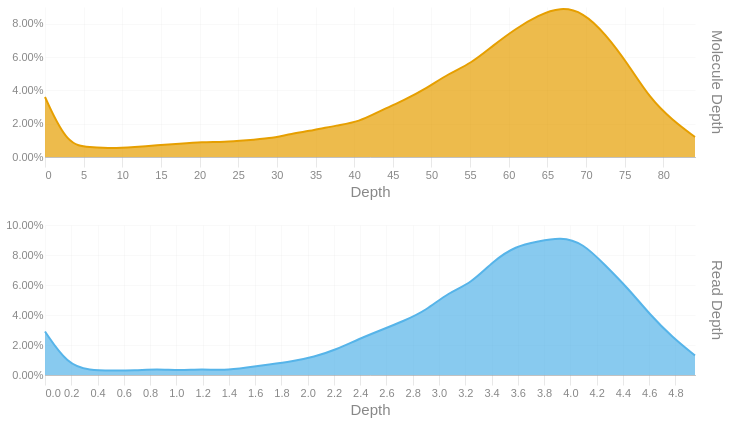

Source (notebook cell):
### Code cell
readdep = depth_hist(tb['Read Depth'], q99, 3)
readdep = readdep.with_columns(pl.lit('Read Depth').alias('Metric'))
if not SKIPLR:
    moldep = depth_hist(tb['Molecule Depth'], mol_q99, 1)
    moldep = moldep.with_columns(pl.lit('Molecule Depth').alias('Metric'))
    _hist = pl.concat([readdep, moldep])
    _hist = _hist.filter(pl.col('Proportion') != 0)
    with SafeRender(_hist):
        (
            alt.Chart(_hist)        
            .mark_area(interpolate = "basis")
            .encode(
                x=alt.X('Bin:Q').scale(domainMin=0).axis(alt.Axis(title='Depth')),
                y = alt.Y('Proportion:Q', title = None).axis(format = '.2%'),
                color = alt.Color('Metric:N').legend(None),
                row = alt.Row("Metric:N").header(title = None, labelOrient = 'right'),
                tooltip = [
                    alt.Tooltip("Metric:N", title = "Metric"),
                    alt.Tooltip('Interval:N', title = "Depth Interval"),
                    alt.Tooltip('Proportion:Q', title = "% Alignments").format('.2%')
                ]
            )
            .resolve_scale(x='independent', y='independent')
            .properties(
                height = 150, width = 650,
                usermeta={'embedOptions': {'downloadFileName': f'{samplename}.depth.hist'}}
            )
        ).display()
else:
    readdep = readdep.filter(pl.col('Proportion') != 0)
    with SafeRender(readdep):
        (
            alt.Chart(readdep)        
            .mark_area(interpolate = "basis")
            .encode(
                x=alt.X('Bin:Q').scale(domainMin=0).axis(alt.Axis(title='Depth')),
                y = alt.Y('Proportion:Q', title = None).axis(format = '.2%'),
                tooltip = [
                    alt.Tooltip('Interval:N', title = "Depth Interval"),
                    alt.Tooltip('Proportion:Q', title = "% Alignments").format('.2%')
                ]
            )
            .properties(
                usermeta={'embedOptions': {'downloadFileName': f'{samplename}.depth.hist'}}
            )
        ).display()

### Figure 1 — Vega-Lite specification as saved in the notebook (floating-point values rounded to 4 significant figures)
{"width": 650, "height": 150, "config": {"title": {"anchor": "start", "dy": -15, "fontSize": 18, "color": "#888888", "subtitleColor": "#888888", "subtitleFontSize": 14}, "arc": {"fill": "#0072B2"}, "axis": {"domainColor": "#888888", "domainWidth": 0.5, "gridWidth": 0.2, "grid": false, "titleFontWeight": 400, "titleFontSize": 15, "labelFontSize": 11, "labelColor": "#888888", "tickColor": "#888888", "tickWidth": 0.2, "titleColor": "#888888"}, "axisBand": {"grid": false}, "axisX": {"grid": true, "tickSize": 10, "domainCap": "round"}, "axisY": {"domain": false, "grid": true, "tickSize": 0, "domainCap": "round"}, "background": "transparent", "header": {"labelFontSize": 15, "labelColor": "#888888", "titleFontSize": 15, "titleFontWeight": 600, "titleColor": "#888888"}, "legend": {"labelFont": "sans-serif", "labelFontSize": 12, "labelColor": "#888888", "symbolSize": 100, "symbolType": "circle", "titleFontSize": 12, "titlePadding": 10, "titleColor": "#888888", "title": null}, "range": {"category": ["#E69F00", "#56B4E9", "#009E73", "#F0E442", "#0072B2", "#D55E00", "#CC79A7", "#000000"], "diverging": ["#cfe8f3", "#a2d4ec", "#73bfe2", "#46abdb", "#1696d2", "#12719e"]}, "area": {"fill": "#0072B2", "fillOpacity": 0.7, "line": true, "strokeOpacity": 0.7}, "line": {"color": "#0072B2", "stroke": "#0072B2", "strokeWidth": 2}, "trail": {"color": "#0072B2", "stroke": "#0072B2", "strokeWidth": 0, "size": 1}, "point": {"filled": true, "fillOpacity": 1.0, "size": 95}, "text": {"color": "#888888", "fontSize": 11, "align": "right", "fontWeight": 400, "size": 11}, "bar": {"fill": "#0072B2", "stroke": null}, "view": {"stroke": null, "continuousWidth": 660, "continuousHeight": 400}}, "data": {"name": "data-ba12c8949846e71e2f8bb8ba6bce4c6f"}, "mark": {"type": "area", "interpolate": "basis"}, "encoding": {"color": {"field": "Metric", "legend": null, "type": "nominal"}, "row": {"field": "Metric", "header": {"title": null, "labelOrient": "right"}, "type": "nominal"}, "tooltip": [{"field": "Metric", "title": "Metric", "type": "nominal"}, {"field": "Interval", "title": "Depth Interval", "type": "nominal"}, {"field": "Proportion", "format": ".2%", "title": "% Alignments", "type": "quantitative"}], "x": {"axis": {"title": "Depth"}, "field": "Bin", "scale": {"domainMin": 0}, "type": "quantitative"}, "y": {"axis": {"format": ".2%"}, "field": "Proportion", "title": null, "type": "quantitative"}}, "resolve": {"scale": {"x": "independent", "y": "independent"}}, "usermeta": {"embedOptions": {"downloadFileName": "S5_Connecticut_976.depth.hist"}}, "$schema": "https://vega.github.io/schema/vega-lite/v6.1.0.json", "datasets": {"data-ba12c8949846e71e2f8bb8ba6bce4c6f": [{"Bin": 0.0, "Interval": "0.0-0.171", "Proportion": 0.029, "Metric": "Read Depth"}, {"Bin": 0.171, "Interval": "0.171-0.341", "Proportion": 0.007, "Metric": "Read Depth"}, {"Bin": 0.341, "Interval": "0.341-0.512", "Proportion": 0.003, "Metric": "Read Depth"}, {"Bin": 0.512, "Interval": "0.512-0.683", "Proportion": 0.003, "Metric": "Read Depth"}, {"Bin": 0.683, "Interval": "0.683-0.853", "Proportion": 0.003, "Metric": "Read Depth"}, {"Bin": 0.853, "Interval": "0.853-1.024", "Proportion": 0.004, "Metric": "Read Depth"}, {"Bin": 1.024, "Interval": "1.024-1.195", "Proportion": 0.003, "Metric": "Read Depth"}, {"Bin": 1.195, "Interval": "1.195-1.365", "Proportion": 0.004, "Metric": "Read Depth"}, {"Bin": 1.365, "Interval": "1.365-1.536", "Proportion": 0.003, "Metric": "Read Depth"}, {"Bin": 1.536, "Interval": "1.536-1.707", "Proportion": 0.005, "Metric": "Read Depth"}, {"Bin": 1.707, "Interval": "1.707-1.877", "Proportion": 0.007, "Metric": "Read Depth"}, {"Bin": 1.877, "Interval": "1.877-2.048", "Proportion": 0.009, "Metric": "Read Depth"}, {"Bin": 2.048, "Interval": "2.048-2.219", "Proportion": 0.012, "Metric": "Read Depth"}, {"Bin": 2.219, "Interval": "2.219-2.389", "Proportion": 0.017, "Metric": "Read Depth"}, {"Bin": 2.389, "Interval": "2.389-2.56", "Proportion": 0.024, "Metric": "Read Depth"}, {"Bin": 2.56, "Interval": "2.56-2.731", "Proportion": 0.03, "Metric": "Read Depth"}, {"Bin": 2.731, "Interval": "2.731-2.901", "Proportion": 0.036, "Metric": "Read Depth"}, {"Bin": 2.901, "Interval": "2.901-3.072", "Proportion": 0.043, "Metric": "Read Depth"}, {"Bin": 3.072, "Interval": "3.072-3.243", "Proportion": 0.055, "Metric": "Read Depth"}, {"Bin": 3.243, "Interval": "3.243-3.413", "Proportion": 0.061, "Metric": "Read Depth"}, {"Bin": 3.413, "Interval": "3.413-3.584", "Proportion": 0.076, "Metric": "Read Depth"}, {"Bin": 3.584, "Interval": "3.584-3.755", "Proportion": 0.086, "Metric": "Read Depth"}, {"Bin": 3.755, "Interval": "3.755-3.925", "Proportion": 0.089, "Metric": "Read Depth"}, {"Bin": 3.925, "Interval": "3.925-4.096", "Proportion": 0.092, "Metric": "Read Depth"}, {"Bin": 4.096, "Interval": "4.096-4.267", "Proportion": 0.088, "Metric": "Read Depth"}, {"Bin": 4.267, "Interval": "4.267-4.437", "Proportion": 0.073, "Metric": "Read Depth"}, {"Bin": 4.437, "Interval": "4.437-4.608", "Proportion": 0.058, "Metric": "Read Depth"}, {"Bin": 4.608, "Interval": "4.608-4.779", "Proportion": 0.04, "Metric": "Read Depth"}, {"Bin": 4.779, "Interval": "4.779-4.949", "Proportion": 0.025, "Metric": "Read Depth"}, {"Bin": 4.949, "Interval": "4.949-5.12", "Proportion": 0.013, "Metric": "Read Depth"}, {"Bin": 0.0, "Interval": "0.0-2.9", "Proportion": 0.036, "Metric": "Molecule Depth"}, {"Bin": 2.9, "Interval": "2.9-5.8", "Proportion": 0.007, "Metric": "Molecule Depth"}, {"Bin": 5.8, "Interval": "5.8-8.7", "Proportion": 0.006, "Metric": "Molecule Depth"}, {"Bin": 8.7, "Interval": "8.7-11.6", "Proportion": 0.005, "Metric": "Molecule Depth"}, {"Bin": 11.6, "Interval": "11.6-14.5", "Proportion": 0.006, "Metric": "Molecule Depth"}, {"Bin": 14.5, "Interval": "14.5-17.4", "Proportion": 0.007, "Metric": "Molecule Depth"}, {"Bin": 17.4, "Interval": "17.4-20.3", "Proportion": 0.008, "Metric": "Molecule Depth"}, {"Bin": 20.3, "Interval": "20.3-23.2", "Proportion": 0.009, "Metric": "Molecule Depth"}, {"Bin": 23.2, "Interval": "23.2-26.1", "Proportion": 0.009, "Metric": "Molecule Depth"}, {"Bin": 26.1, "Interval": "26.1-29.0", "Proportion": 0.01, "Metric": "Molecule Depth"}, {"Bin": 29.0, "Interval": "29.0-31.9", "Proportion": 0.011, "Metric": "Molecule Depth"}, {"Bin": 31.9, "Interval": "31.9-34.8", "Proportion": 0.014, "Metric": "Molecule Depth"}, {"Bin": 34.8, "Interval": "34.8-37.7", "Proportion": 0.016, "Metric": "Molecule Depth"}, {"Bin": 37.7, "Interval": "37.7-40.6", "Proportion": 0.019, "Metric": "Molecule Depth"}, {"Bin": 40.6, "Interval": "40.6-43.5", "Proportion": 0.021, "Metric": "Molecule Depth"}, {"Bin": 43.5, "Interval": "43.5-46.4", "Proportion": 0.028, "Metric": "Molecule Depth"}, {"Bin": 46.4, "Interval": "46.4-49.3", "Proportion": 0.034, "Metric": "Molecule Depth"}, {"Bin": 49.3, "Interval": "49.3-52.2", "Proportion": 0.041, "Metric": "Molecule Depth"}, {"Bin": 52.2, "Interval": "52.2-55.1", "Proportion": 0.05, "Metric": "Molecule Depth"}, {"Bin": 55.1, "Interval": "55.1-58.0", "Proportion": 0.056, "Metric": "Molecule Depth"}, {"Bin": 58.0, "Interval": "58.0-60.9", "Proportion": 0.067, "Metric": "Molecule Depth"}, {"Bin": 60.9, "Interval": "60.9-63.8", "Proportion": 0.077, "Metric": "Molecule Depth"}, {"Bin": 63.8, "Interval": "63.8-66.7", "Proportion": 0.085, "Metric": "Molecule Depth"}, {"Bin": 66.7, "Interval": "66.7-69.6", "Proportion": 0.09, "Metric": "Molecule Depth"}, {"Bin": 69.6, "Interval": "69.6-72.5", "Proportion": 0.087, "Metric": "Molecule Depth"}, {"Bin": 72.5, "Interval": "72.5-75.4", "Proportion": 0.074, "Metric": "Molecule Depth"}, {"Bin": 75.4, "Interval": "75.4-78.3", "Proportion": 0.056, "Metric": "Molecule Depth"}, {"Bin": 78.3, "Interval": "78.3-81.2", "Proportion": 0.035, "Metric": "Molecule Depth"}, {"Bin": 81.2, "Interval": "81.2-84.1", "Proportion": 0.022, "Metric": "Molecule Depth"}, {"Bin": 84.1, "Interval": "84.1-87.05", "Proportion": 0.012, "Metric": "Molecule Depth"}]}}
